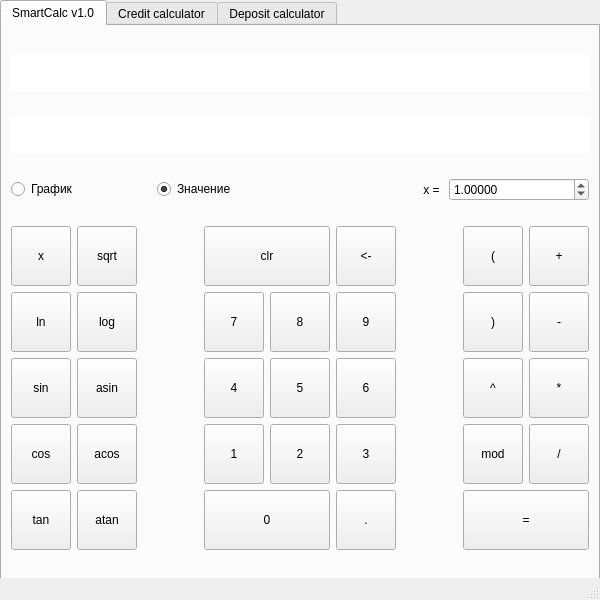
<?xml version="1.0" encoding="UTF-8"?>
<ui version="4.0">
 <class>MainWindow</class>
 <widget class="QMainWindow" name="MainWindow">
  <property name="geometry">
   <rect>
    <x>0</x>
    <y>0</y>
    <width>600</width>
    <height>600</height>
   </rect>
  </property>
  <property name="sizePolicy">
   <sizepolicy hsizetype="Fixed" vsizetype="Fixed">
    <horstretch>0</horstretch>
    <verstretch>0</verstretch>
   </sizepolicy>
  </property>
  <property name="minimumSize">
   <size>
    <width>600</width>
    <height>600</height>
   </size>
  </property>
  <property name="maximumSize">
   <size>
    <width>600</width>
    <height>600</height>
   </size>
  </property>
  <property name="windowTitle">
   <string>kleinerb SmartCalc_v2.0 </string>
  </property>
  <widget class="QWidget" name="centralwidget">
   <widget class="QTabWidget" name="tabWidget">
    <property name="geometry">
     <rect>
      <x>0</x>
      <y>0</y>
      <width>600</width>
      <height>581</height>
     </rect>
    </property>
    <property name="sizePolicy">
     <sizepolicy hsizetype="Maximum" vsizetype="Maximum">
      <horstretch>0</horstretch>
      <verstretch>0</verstretch>
     </sizepolicy>
    </property>
    <property name="maximumSize">
     <size>
      <width>1000</width>
      <height>800</height>
     </size>
    </property>
    <property name="currentIndex">
     <number>0</number>
    </property>
    <widget class="QWidget" name="tab">
     <attribute name="title">
      <string>SmartCalc v1.0</string>
     </attribute>
     <layout class="QGridLayout" name="gridLayout_2">
      <item row="0" column="0">
       <widget class="QLineEdit" name="lineEdit">
        <property name="font">
         <font>
          <pointsize>20</pointsize>
         </font>
        </property>
        <property name="frame">
         <bool>false</bool>
        </property>
        <property name="alignment">
         <set>Qt::AlignRight|Qt::AlignTrailing|Qt::AlignVCenter</set>
        </property>
        <property name="readOnly">
         <bool>true</bool>
        </property>
       </widget>
      </item>
      <item row="1" column="0">
       <widget class="QLineEdit" name="lineEdit_2">
        <property name="font">
         <font>
          <pointsize>20</pointsize>
         </font>
        </property>
        <property name="frame">
         <bool>false</bool>
        </property>
        <property name="alignment">
         <set>Qt::AlignRight|Qt::AlignTrailing|Qt::AlignVCenter</set>
        </property>
        <property name="readOnly">
         <bool>true</bool>
        </property>
       </widget>
      </item>
      <item row="3" column="0">
       <layout class="QGridLayout" name="gridLayout_3">
        <item row="0" column="7">
         <widget class="QPushButton" name="pushButton_open_bracket">
          <property name="sizePolicy">
           <sizepolicy hsizetype="Fixed" vsizetype="Fixed">
            <horstretch>0</horstretch>
            <verstretch>0</verstretch>
           </sizepolicy>
          </property>
          <property name="minimumSize">
           <size>
            <width>60</width>
            <height>60</height>
           </size>
          </property>
          <property name="maximumSize">
           <size>
            <width>60</width>
            <height>60</height>
           </size>
          </property>
          <property name="text">
           <string>(</string>
          </property>
         </widget>
        </item>
        <item row="4" column="1">
         <widget class="QPushButton" name="pushButton_atan">
          <property name="sizePolicy">
           <sizepolicy hsizetype="Fixed" vsizetype="Fixed">
            <horstretch>0</horstretch>
            <verstretch>0</verstretch>
           </sizepolicy>
          </property>
          <property name="minimumSize">
           <size>
            <width>60</width>
            <height>60</height>
           </size>
          </property>
          <property name="maximumSize">
           <size>
            <width>60</width>
            <height>60</height>
           </size>
          </property>
          <property name="text">
           <string>atan</string>
          </property>
         </widget>
        </item>
        <item row="3" column="5">
         <widget class="QPushButton" name="pushButton_num_3">
          <property name="sizePolicy">
           <sizepolicy hsizetype="Fixed" vsizetype="Fixed">
            <horstretch>0</horstretch>
            <verstretch>0</verstretch>
           </sizepolicy>
          </property>
          <property name="minimumSize">
           <size>
            <width>60</width>
            <height>60</height>
           </size>
          </property>
          <property name="maximumSize">
           <size>
            <width>60</width>
            <height>60</height>
           </size>
          </property>
          <property name="text">
           <string>3</string>
          </property>
         </widget>
        </item>
        <item row="1" column="8">
         <widget class="QPushButton" name="pushButton_sub">
          <property name="sizePolicy">
           <sizepolicy hsizetype="Fixed" vsizetype="Fixed">
            <horstretch>0</horstretch>
            <verstretch>0</verstretch>
           </sizepolicy>
          </property>
          <property name="minimumSize">
           <size>
            <width>60</width>
            <height>60</height>
           </size>
          </property>
          <property name="maximumSize">
           <size>
            <width>60</width>
            <height>60</height>
           </size>
          </property>
          <property name="text">
           <string>-</string>
          </property>
         </widget>
        </item>
        <item row="2" column="0">
         <widget class="QPushButton" name="pushButton_sin">
          <property name="sizePolicy">
           <sizepolicy hsizetype="Fixed" vsizetype="Fixed">
            <horstretch>0</horstretch>
            <verstretch>0</verstretch>
           </sizepolicy>
          </property>
          <property name="minimumSize">
           <size>
            <width>60</width>
            <height>60</height>
           </size>
          </property>
          <property name="maximumSize">
           <size>
            <width>60</width>
            <height>60</height>
           </size>
          </property>
          <property name="text">
           <string>sin</string>
          </property>
         </widget>
        </item>
        <item row="1" column="4">
         <widget class="QPushButton" name="pushButton_num_8">
          <property name="sizePolicy">
           <sizepolicy hsizetype="Fixed" vsizetype="Fixed">
            <horstretch>0</horstretch>
            <verstretch>0</verstretch>
           </sizepolicy>
          </property>
          <property name="minimumSize">
           <size>
            <width>60</width>
            <height>60</height>
           </size>
          </property>
          <property name="maximumSize">
           <size>
            <width>60</width>
            <height>60</height>
           </size>
          </property>
          <property name="text">
           <string>8</string>
          </property>
         </widget>
        </item>
        <item row="1" column="1">
         <widget class="QPushButton" name="pushButton_log">
          <property name="sizePolicy">
           <sizepolicy hsizetype="Fixed" vsizetype="Fixed">
            <horstretch>0</horstretch>
            <verstretch>0</verstretch>
           </sizepolicy>
          </property>
          <property name="minimumSize">
           <size>
            <width>60</width>
            <height>60</height>
           </size>
          </property>
          <property name="maximumSize">
           <size>
            <width>60</width>
            <height>60</height>
           </size>
          </property>
          <property name="text">
           <string>log</string>
          </property>
         </widget>
        </item>
        <item row="4" column="0">
         <widget class="QPushButton" name="pushButton_tan">
          <property name="sizePolicy">
           <sizepolicy hsizetype="Fixed" vsizetype="Fixed">
            <horstretch>0</horstretch>
            <verstretch>0</verstretch>
           </sizepolicy>
          </property>
          <property name="minimumSize">
           <size>
            <width>60</width>
            <height>60</height>
           </size>
          </property>
          <property name="maximumSize">
           <size>
            <width>60</width>
            <height>60</height>
           </size>
          </property>
          <property name="text">
           <string>tan</string>
          </property>
         </widget>
        </item>
        <item row="2" column="5">
         <widget class="QPushButton" name="pushButton_num_6">
          <property name="sizePolicy">
           <sizepolicy hsizetype="Fixed" vsizetype="Fixed">
            <horstretch>0</horstretch>
            <verstretch>0</verstretch>
           </sizepolicy>
          </property>
          <property name="minimumSize">
           <size>
            <width>60</width>
            <height>60</height>
           </size>
          </property>
          <property name="maximumSize">
           <size>
            <width>60</width>
            <height>60</height>
           </size>
          </property>
          <property name="text">
           <string>6</string>
          </property>
         </widget>
        </item>
        <item row="2" column="4">
         <widget class="QPushButton" name="pushButton_num_5">
          <property name="sizePolicy">
           <sizepolicy hsizetype="Fixed" vsizetype="Fixed">
            <horstretch>0</horstretch>
            <verstretch>0</verstretch>
           </sizepolicy>
          </property>
          <property name="minimumSize">
           <size>
            <width>60</width>
            <height>60</height>
           </size>
          </property>
          <property name="maximumSize">
           <size>
            <width>60</width>
            <height>60</height>
           </size>
          </property>
          <property name="text">
           <string>5</string>
          </property>
         </widget>
        </item>
        <item row="1" column="5">
         <widget class="QPushButton" name="pushButton_num_9">
          <property name="sizePolicy">
           <sizepolicy hsizetype="Fixed" vsizetype="Fixed">
            <horstretch>0</horstretch>
            <verstretch>0</verstretch>
           </sizepolicy>
          </property>
          <property name="minimumSize">
           <size>
            <width>60</width>
            <height>60</height>
           </size>
          </property>
          <property name="maximumSize">
           <size>
            <width>60</width>
            <height>60</height>
           </size>
          </property>
          <property name="text">
           <string>9</string>
          </property>
         </widget>
        </item>
        <item row="0" column="5">
         <widget class="QPushButton" name="pushButton_back">
          <property name="sizePolicy">
           <sizepolicy hsizetype="Fixed" vsizetype="Fixed">
            <horstretch>0</horstretch>
            <verstretch>0</verstretch>
           </sizepolicy>
          </property>
          <property name="minimumSize">
           <size>
            <width>60</width>
            <height>60</height>
           </size>
          </property>
          <property name="maximumSize">
           <size>
            <width>60</width>
            <height>60</height>
           </size>
          </property>
          <property name="text">
           <string>&lt;-</string>
          </property>
         </widget>
        </item>
        <item row="3" column="7">
         <widget class="QPushButton" name="pushButton_mod">
          <property name="sizePolicy">
           <sizepolicy hsizetype="Fixed" vsizetype="Fixed">
            <horstretch>0</horstretch>
            <verstretch>0</verstretch>
           </sizepolicy>
          </property>
          <property name="minimumSize">
           <size>
            <width>60</width>
            <height>60</height>
           </size>
          </property>
          <property name="maximumSize">
           <size>
            <width>60</width>
            <height>60</height>
           </size>
          </property>
          <property name="text">
           <string>mod</string>
          </property>
         </widget>
        </item>
        <item row="4" column="3" colspan="2">
         <widget class="QPushButton" name="pushButton_num_0">
          <property name="maximumSize">
           <size>
            <width>16777215</width>
            <height>60</height>
           </size>
          </property>
          <property name="text">
           <string>0</string>
          </property>
         </widget>
        </item>
        <item row="0" column="1">
         <widget class="QPushButton" name="pushButton_sqrt">
          <property name="sizePolicy">
           <sizepolicy hsizetype="Fixed" vsizetype="Fixed">
            <horstretch>0</horstretch>
            <verstretch>0</verstretch>
           </sizepolicy>
          </property>
          <property name="minimumSize">
           <size>
            <width>60</width>
            <height>60</height>
           </size>
          </property>
          <property name="maximumSize">
           <size>
            <width>60</width>
            <height>60</height>
           </size>
          </property>
          <property name="text">
           <string>sqrt</string>
          </property>
         </widget>
        </item>
        <item row="2" column="7">
         <widget class="QPushButton" name="pushButton_degree">
          <property name="sizePolicy">
           <sizepolicy hsizetype="Fixed" vsizetype="Fixed">
            <horstretch>0</horstretch>
            <verstretch>0</verstretch>
           </sizepolicy>
          </property>
          <property name="minimumSize">
           <size>
            <width>60</width>
            <height>60</height>
           </size>
          </property>
          <property name="maximumSize">
           <size>
            <width>60</width>
            <height>60</height>
           </size>
          </property>
          <property name="text">
           <string>^</string>
          </property>
         </widget>
        </item>
        <item row="3" column="3">
         <widget class="QPushButton" name="pushButton_num_1">
          <property name="sizePolicy">
           <sizepolicy hsizetype="Fixed" vsizetype="Fixed">
            <horstretch>0</horstretch>
            <verstretch>0</verstretch>
           </sizepolicy>
          </property>
          <property name="minimumSize">
           <size>
            <width>60</width>
            <height>60</height>
           </size>
          </property>
          <property name="maximumSize">
           <size>
            <width>60</width>
            <height>60</height>
           </size>
          </property>
          <property name="text">
           <string>1</string>
          </property>
         </widget>
        </item>
        <item row="3" column="4">
         <widget class="QPushButton" name="pushButton_num_2">
          <property name="sizePolicy">
           <sizepolicy hsizetype="Fixed" vsizetype="Fixed">
            <horstretch>0</horstretch>
            <verstretch>0</verstretch>
           </sizepolicy>
          </property>
          <property name="minimumSize">
           <size>
            <width>60</width>
            <height>60</height>
           </size>
          </property>
          <property name="maximumSize">
           <size>
            <width>60</width>
            <height>60</height>
           </size>
          </property>
          <property name="text">
           <string>2</string>
          </property>
         </widget>
        </item>
        <item row="1" column="7">
         <widget class="QPushButton" name="pushButton_close_bracket">
          <property name="sizePolicy">
           <sizepolicy hsizetype="Fixed" vsizetype="Fixed">
            <horstretch>0</horstretch>
            <verstretch>0</verstretch>
           </sizepolicy>
          </property>
          <property name="minimumSize">
           <size>
            <width>60</width>
            <height>60</height>
           </size>
          </property>
          <property name="maximumSize">
           <size>
            <width>60</width>
            <height>60</height>
           </size>
          </property>
          <property name="text">
           <string>)</string>
          </property>
         </widget>
        </item>
        <item row="1" column="3">
         <widget class="QPushButton" name="pushButton_num_7">
          <property name="sizePolicy">
           <sizepolicy hsizetype="Fixed" vsizetype="Fixed">
            <horstretch>0</horstretch>
            <verstretch>0</verstretch>
           </sizepolicy>
          </property>
          <property name="minimumSize">
           <size>
            <width>60</width>
            <height>60</height>
           </size>
          </property>
          <property name="maximumSize">
           <size>
            <width>60</width>
            <height>60</height>
           </size>
          </property>
          <property name="text">
           <string>7</string>
          </property>
         </widget>
        </item>
        <item row="1" column="0">
         <widget class="QPushButton" name="pushButton_ln">
          <property name="sizePolicy">
           <sizepolicy hsizetype="Fixed" vsizetype="Fixed">
            <horstretch>0</horstretch>
            <verstretch>0</verstretch>
           </sizepolicy>
          </property>
          <property name="minimumSize">
           <size>
            <width>60</width>
            <height>60</height>
           </size>
          </property>
          <property name="maximumSize">
           <size>
            <width>60</width>
            <height>60</height>
           </size>
          </property>
          <property name="text">
           <string>ln</string>
          </property>
         </widget>
        </item>
        <item row="2" column="1">
         <widget class="QPushButton" name="pushButton_asin">
          <property name="sizePolicy">
           <sizepolicy hsizetype="Fixed" vsizetype="Fixed">
            <horstretch>0</horstretch>
            <verstretch>0</verstretch>
           </sizepolicy>
          </property>
          <property name="minimumSize">
           <size>
            <width>60</width>
            <height>60</height>
           </size>
          </property>
          <property name="maximumSize">
           <size>
            <width>60</width>
            <height>60</height>
           </size>
          </property>
          <property name="text">
           <string>asin</string>
          </property>
         </widget>
        </item>
        <item row="1" column="6">
         <spacer name="horizontalSpacer">
          <property name="orientation">
           <enum>Qt::Horizontal</enum>
          </property>
          <property name="sizeHint" stdset="0">
           <size>
            <width>40</width>
            <height>20</height>
           </size>
          </property>
         </spacer>
        </item>
        <item row="4" column="7" colspan="2">
         <widget class="QPushButton" name="pushButton_answer">
          <property name="maximumSize">
           <size>
            <width>16777215</width>
            <height>60</height>
           </size>
          </property>
          <property name="text">
           <string>=</string>
          </property>
         </widget>
        </item>
        <item row="0" column="0">
         <widget class="QPushButton" name="pushButton_x">
          <property name="sizePolicy">
           <sizepolicy hsizetype="Fixed" vsizetype="Fixed">
            <horstretch>0</horstretch>
            <verstretch>0</verstretch>
           </sizepolicy>
          </property>
          <property name="minimumSize">
           <size>
            <width>60</width>
            <height>60</height>
           </size>
          </property>
          <property name="maximumSize">
           <size>
            <width>60</width>
            <height>60</height>
           </size>
          </property>
          <property name="text">
           <string>x</string>
          </property>
         </widget>
        </item>
        <item row="3" column="8">
         <widget class="QPushButton" name="pushButton_div">
          <property name="sizePolicy">
           <sizepolicy hsizetype="Fixed" vsizetype="Fixed">
            <horstretch>0</horstretch>
            <verstretch>0</verstretch>
           </sizepolicy>
          </property>
          <property name="minimumSize">
           <size>
            <width>60</width>
            <height>60</height>
           </size>
          </property>
          <property name="maximumSize">
           <size>
            <width>60</width>
            <height>60</height>
           </size>
          </property>
          <property name="text">
           <string>/</string>
          </property>
         </widget>
        </item>
        <item row="2" column="8">
         <widget class="QPushButton" name="pushButton_mul">
          <property name="sizePolicy">
           <sizepolicy hsizetype="Fixed" vsizetype="Fixed">
            <horstretch>0</horstretch>
            <verstretch>0</verstretch>
           </sizepolicy>
          </property>
          <property name="minimumSize">
           <size>
            <width>60</width>
            <height>60</height>
           </size>
          </property>
          <property name="maximumSize">
           <size>
            <width>60</width>
            <height>60</height>
           </size>
          </property>
          <property name="text">
           <string>*</string>
          </property>
         </widget>
        </item>
        <item row="0" column="8">
         <widget class="QPushButton" name="pushButton_sum">
          <property name="sizePolicy">
           <sizepolicy hsizetype="Fixed" vsizetype="Fixed">
            <horstretch>0</horstretch>
            <verstretch>0</verstretch>
           </sizepolicy>
          </property>
          <property name="minimumSize">
           <size>
            <width>60</width>
            <height>60</height>
           </size>
          </property>
          <property name="maximumSize">
           <size>
            <width>60</width>
            <height>60</height>
           </size>
          </property>
          <property name="text">
           <string>+</string>
          </property>
         </widget>
        </item>
        <item row="2" column="3">
         <widget class="QPushButton" name="pushButton_num_4">
          <property name="sizePolicy">
           <sizepolicy hsizetype="Fixed" vsizetype="Fixed">
            <horstretch>0</horstretch>
            <verstretch>0</verstretch>
           </sizepolicy>
          </property>
          <property name="minimumSize">
           <size>
            <width>60</width>
            <height>60</height>
           </size>
          </property>
          <property name="maximumSize">
           <size>
            <width>60</width>
            <height>60</height>
           </size>
          </property>
          <property name="text">
           <string>4</string>
          </property>
         </widget>
        </item>
        <item row="0" column="2">
         <spacer name="horizontalSpacer_2">
          <property name="orientation">
           <enum>Qt::Horizontal</enum>
          </property>
          <property name="sizeHint" stdset="0">
           <size>
            <width>40</width>
            <height>20</height>
           </size>
          </property>
         </spacer>
        </item>
        <item row="3" column="0">
         <widget class="QPushButton" name="pushButton_cos">
          <property name="sizePolicy">
           <sizepolicy hsizetype="Fixed" vsizetype="Fixed">
            <horstretch>0</horstretch>
            <verstretch>0</verstretch>
           </sizepolicy>
          </property>
          <property name="minimumSize">
           <size>
            <width>60</width>
            <height>60</height>
           </size>
          </property>
          <property name="maximumSize">
           <size>
            <width>60</width>
            <height>60</height>
           </size>
          </property>
          <property name="text">
           <string>cos</string>
          </property>
         </widget>
        </item>
        <item row="4" column="5">
         <widget class="QPushButton" name="pushButton_dot">
          <property name="sizePolicy">
           <sizepolicy hsizetype="Fixed" vsizetype="Fixed">
            <horstretch>0</horstretch>
            <verstretch>0</verstretch>
           </sizepolicy>
          </property>
          <property name="minimumSize">
           <size>
            <width>60</width>
            <height>60</height>
           </size>
          </property>
          <property name="maximumSize">
           <size>
            <width>60</width>
            <height>60</height>
           </size>
          </property>
          <property name="text">
           <string>.</string>
          </property>
         </widget>
        </item>
        <item row="3" column="1">
         <widget class="QPushButton" name="pushButton_acos">
          <property name="sizePolicy">
           <sizepolicy hsizetype="Fixed" vsizetype="Fixed">
            <horstretch>0</horstretch>
            <verstretch>0</verstretch>
           </sizepolicy>
          </property>
          <property name="minimumSize">
           <size>
            <width>60</width>
            <height>60</height>
           </size>
          </property>
          <property name="maximumSize">
           <size>
            <width>60</width>
            <height>60</height>
           </size>
          </property>
          <property name="text">
           <string>acos</string>
          </property>
         </widget>
        </item>
        <item row="0" column="3" colspan="2">
         <widget class="QPushButton" name="pushButton_clr">
          <property name="maximumSize">
           <size>
            <width>16777215</width>
            <height>60</height>
           </size>
          </property>
          <property name="text">
           <string>clr</string>
          </property>
         </widget>
        </item>
       </layout>
      </item>
      <item row="2" column="0">
       <layout class="QHBoxLayout" name="horizontalLayout_3">
        <item>
         <widget class="QRadioButton" name="radioButton_graph">
          <property name="enabled">
           <bool>true</bool>
          </property>
          <property name="text">
           <string>График</string>
          </property>
          <property name="checked">
           <bool>false</bool>
          </property>
          <attribute name="buttonGroup">
           <string notr="true">buttonGroup</string>
          </attribute>
         </widget>
        </item>
        <item>
         <widget class="QRadioButton" name="radioButton_value">
          <property name="enabled">
           <bool>true</bool>
          </property>
          <property name="text">
           <string>Значение</string>
          </property>
          <property name="checked">
           <bool>true</bool>
          </property>
          <attribute name="buttonGroup">
           <string notr="true">buttonGroup</string>
          </attribute>
         </widget>
        </item>
        <item>
         <widget class="QLabel" name="label">
          <property name="text">
           <string>x = </string>
          </property>
          <property name="alignment">
           <set>Qt::AlignRight|Qt::AlignTrailing|Qt::AlignVCenter</set>
          </property>
         </widget>
        </item>
        <item>
         <widget class="QDoubleSpinBox" name="doubleSpinBox">
          <property name="enabled">
           <bool>true</bool>
          </property>
          <property name="decimals">
           <number>5</number>
          </property>
          <property name="minimum">
           <double>-1000000.000000000000000</double>
          </property>
          <property name="maximum">
           <double>1000000.000000000000000</double>
          </property>
          <property name="singleStep">
           <double>0.500000000000000</double>
          </property>
          <property name="value">
           <double>1.000000000000000</double>
          </property>
         </widget>
        </item>
       </layout>
      </item>
     </layout>
    </widget>
    <widget class="QWidget" name="tab_2">
     <attribute name="title">
      <string>Credit calculator</string>
     </attribute>
     <widget class="QWidget" name="gridLayoutWidget">
      <property name="geometry">
       <rect>
        <x>10</x>
        <y>10</y>
        <width>572</width>
        <height>521</height>
       </rect>
      </property>
      <layout class="QGridLayout" name="gridLayout">
       <item row="0" column="2">
        <widget class="QLabel" name="label_6">
         <property name="text">
          <string>Срок, месяцев:</string>
         </property>
        </widget>
       </item>
       <item row="1" column="0" colspan="6">
        <layout class="QHBoxLayout" name="horizontalLayout_2">
         <item>
          <widget class="QRadioButton" name="radioButton_annuity_credit">
           <property name="text">
            <string>Аннуитетные</string>
           </property>
           <property name="checked">
            <bool>true</bool>
           </property>
           <attribute name="buttonGroup">
            <string notr="true">buttonGroup_2</string>
           </attribute>
          </widget>
         </item>
         <item>
          <widget class="QRadioButton" name="radioButton_differentiated_credit">
           <property name="text">
            <string>Дифференцированный</string>
           </property>
           <attribute name="buttonGroup">
            <string notr="true">buttonGroup_2</string>
           </attribute>
          </widget>
         </item>
         <item>
          <widget class="QPushButton" name="pushButton_credit">
           <property name="text">
            <string>Рассчитать</string>
           </property>
          </widget>
         </item>
        </layout>
       </item>
       <item row="0" column="5">
        <widget class="QDoubleSpinBox" name="doubleSpinBox_rate">
         <property name="minimum">
          <double>0.010000000000000</double>
         </property>
         <property name="value">
          <double>12.000000000000000</double>
         </property>
        </widget>
       </item>
       <item row="0" column="1">
        <widget class="QDoubleSpinBox" name="doubleSpinBox_amount">
         <property name="minimum">
          <double>1.000000000000000</double>
         </property>
         <property name="maximum">
          <double>100000000.000000000000000</double>
         </property>
         <property name="singleStep">
          <double>50000.000000000000000</double>
         </property>
         <property name="value">
          <double>1000000.000000000000000</double>
         </property>
        </widget>
       </item>
       <item row="0" column="4">
        <widget class="QLabel" name="label_7">
         <property name="text">
          <string>Процентная ставка:</string>
         </property>
        </widget>
       </item>
       <item row="0" column="3">
        <widget class="QSpinBox" name="spinBox_term">
         <property name="minimum">
          <number>1</number>
         </property>
         <property name="maximum">
          <number>600</number>
         </property>
         <property name="value">
          <number>36</number>
         </property>
        </widget>
       </item>
       <item row="0" column="0">
        <widget class="QLabel" name="label_5">
         <property name="text">
          <string>Сумма:</string>
         </property>
        </widget>
       </item>
       <item row="3" column="0" colspan="6">
        <widget class="QTableView" name="tableView">
         <attribute name="horizontalHeaderCascadingSectionResizes">
          <bool>true</bool>
         </attribute>
        </widget>
       </item>
       <item row="2" column="0" colspan="6">
        <layout class="QHBoxLayout" name="horizontalLayout_5">
         <item>
          <widget class="QLabel" name="label_8">
           <property name="text">
            <string>Переплата:</string>
           </property>
          </widget>
         </item>
         <item>
          <widget class="QLineEdit" name="lineEdit_4">
           <property name="readOnly">
            <bool>true</bool>
           </property>
          </widget>
         </item>
         <item>
          <widget class="QLabel" name="label_9">
           <property name="text">
            <string>Общая выплата:</string>
           </property>
          </widget>
         </item>
         <item>
          <widget class="QLineEdit" name="lineEdit_3">
           <property name="readOnly">
            <bool>true</bool>
           </property>
          </widget>
         </item>
        </layout>
       </item>
      </layout>
     </widget>
    </widget>
    <widget class="QWidget" name="tab_3">
     <attribute name="title">
      <string>Deposit calculator</string>
     </attribute>
     <widget class="QWidget" name="layoutWidget">
      <property name="geometry">
       <rect>
        <x>10</x>
        <y>10</y>
        <width>574</width>
        <height>531</height>
       </rect>
      </property>
      <layout class="QVBoxLayout" name="verticalLayout_2">
       <item>
        <layout class="QHBoxLayout" name="horizontalLayout">
         <item>
          <widget class="QLabel" name="label_10">
           <property name="text">
            <string>Сумма:</string>
           </property>
           <property name="alignment">
            <set>Qt::AlignRight|Qt::AlignTrailing|Qt::AlignVCenter</set>
           </property>
          </widget>
         </item>
         <item>
          <widget class="QDoubleSpinBox" name="doubleSpinBox_amount_2">
           <property name="minimum">
            <double>1.000000000000000</double>
           </property>
           <property name="maximum">
            <double>100000000.000000000000000</double>
           </property>
           <property name="singleStep">
            <double>50000.000000000000000</double>
           </property>
           <property name="value">
            <double>1000000.000000000000000</double>
           </property>
          </widget>
         </item>
         <item>
          <widget class="QLabel" name="label_12">
           <property name="text">
            <string>Срок, месяцев:</string>
           </property>
           <property name="alignment">
            <set>Qt::AlignRight|Qt::AlignTrailing|Qt::AlignVCenter</set>
           </property>
          </widget>
         </item>
         <item>
          <widget class="QSpinBox" name="spinBox_term_2">
           <property name="minimum">
            <number>1</number>
           </property>
           <property name="maximum">
            <number>600</number>
           </property>
           <property name="value">
            <number>12</number>
           </property>
          </widget>
         </item>
         <item>
          <widget class="QLabel" name="label_11">
           <property name="text">
            <string>Процентная ставка:</string>
           </property>
           <property name="alignment">
            <set>Qt::AlignRight|Qt::AlignTrailing|Qt::AlignVCenter</set>
           </property>
          </widget>
         </item>
         <item>
          <widget class="QDoubleSpinBox" name="doubleSpinBox_rate_2">
           <property name="minimum">
            <double>0.010000000000000</double>
           </property>
           <property name="value">
            <double>12.000000000000000</double>
           </property>
          </widget>
         </item>
        </layout>
       </item>
       <item>
        <layout class="QHBoxLayout" name="horizontalLayout_6">
         <item>
          <widget class="QLabel" name="label_13">
           <property name="text">
            <string>Дата начала:</string>
           </property>
           <property name="alignment">
            <set>Qt::AlignRight|Qt::AlignTrailing|Qt::AlignVCenter</set>
           </property>
          </widget>
         </item>
         <item>
          <widget class="QDateEdit" name="dateEdit">
           <property name="dateTime">
            <datetime>
             <hour>0</hour>
             <minute>0</minute>
             <second>0</second>
             <year>2022</year>
             <month>1</month>
             <day>1</day>
            </datetime>
           </property>
          </widget>
         </item>
         <item>
          <widget class="QCheckBox" name="checkBox">
           <property name="text">
            <string>Капитализация процентов</string>
           </property>
          </widget>
         </item>
         <item>
          <widget class="QPushButton" name="pushButton_deposit">
           <property name="text">
            <string>Рассчитать</string>
           </property>
          </widget>
         </item>
        </layout>
       </item>
       <item>
        <widget class="Line" name="line">
         <property name="orientation">
          <enum>Qt::Horizontal</enum>
         </property>
        </widget>
       </item>
       <item>
        <layout class="QGridLayout" name="gridLayout_4">
         <item row="1" column="0">
          <widget class="QLabel" name="label_15">
           <property name="text">
            <string>Сумма:</string>
           </property>
           <property name="alignment">
            <set>Qt::AlignRight|Qt::AlignTrailing|Qt::AlignVCenter</set>
           </property>
          </widget>
         </item>
         <item row="1" column="2">
          <widget class="QLabel" name="label_14">
           <property name="text">
            <string>Дата:</string>
           </property>
           <property name="alignment">
            <set>Qt::AlignRight|Qt::AlignTrailing|Qt::AlignVCenter</set>
           </property>
          </widget>
         </item>
         <item row="1" column="3">
          <widget class="QDateEdit" name="dateEdit_2">
           <property name="dateTime">
            <datetime>
             <hour>0</hour>
             <minute>0</minute>
             <second>0</second>
             <year>2022</year>
             <month>2</month>
             <day>2</day>
            </datetime>
           </property>
          </widget>
         </item>
         <item row="1" column="1">
          <widget class="QDoubleSpinBox" name="doubleSpinBox_amount_3">
           <property name="minimum">
            <double>1.000000000000000</double>
           </property>
           <property name="maximum">
            <double>100000000.000000000000000</double>
           </property>
           <property name="singleStep">
            <double>50000.000000000000000</double>
           </property>
           <property name="value">
            <double>50000.000000000000000</double>
           </property>
          </widget>
         </item>
         <item row="0" column="0">
          <widget class="QLabel" name="label_16">
           <property name="text">
            <string>Частичное:</string>
           </property>
          </widget>
         </item>
         <item row="0" column="1">
          <widget class="QRadioButton" name="radioButton_put">
           <property name="text">
            <string>пополнение</string>
           </property>
           <property name="checked">
            <bool>true</bool>
           </property>
           <attribute name="buttonGroup">
            <string notr="true">buttonGroup_3</string>
           </attribute>
          </widget>
         </item>
         <item row="0" column="2">
          <widget class="QRadioButton" name="radioButton_take">
           <property name="text">
            <string>снятие</string>
           </property>
           <attribute name="buttonGroup">
            <string notr="true">buttonGroup_3</string>
           </attribute>
          </widget>
         </item>
         <item row="1" column="4">
          <widget class="QPushButton" name="pushButton_deposit_add">
           <property name="text">
            <string>Добавить</string>
           </property>
          </widget>
         </item>
         <item row="0" column="4">
          <widget class="QPushButton" name="pushButton_deposit_clear">
           <property name="text">
            <string>  Очистить  </string>
           </property>
          </widget>
         </item>
        </layout>
       </item>
       <item>
        <widget class="QTableView" name="tableView_2"/>
       </item>
      </layout>
     </widget>
    </widget>
   </widget>
  </widget>
  <widget class="QStatusBar" name="statusbar"/>
 </widget>
 <resources/>
 <connections/>
 <buttongroups>
  <buttongroup name="buttonGroup_2"/>
  <buttongroup name="buttonGroup"/>
  <buttongroup name="buttonGroup_3"/>
 </buttongroups>
</ui>
